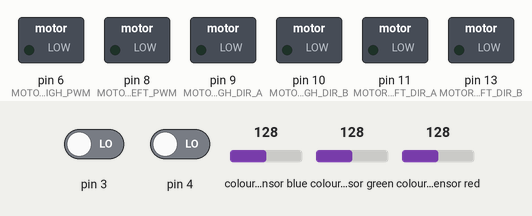
The sketch below on a simulated Arduino Mega 2560, built with avr-gcc and run on an emulated ATmega2560. On the bench: switched loads named in the sketch (green lamp = pin HIGH). Inputs (shaded band) come from the test bench; at power-on: pin 3 LOW, pin 4 LOW, colour sensor blue 128, colour sensor green 128, colour sensor red 128.

Above: at 0.1 s.
At 1.4 s:
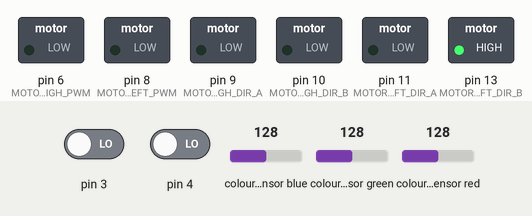
At 10.6 s:
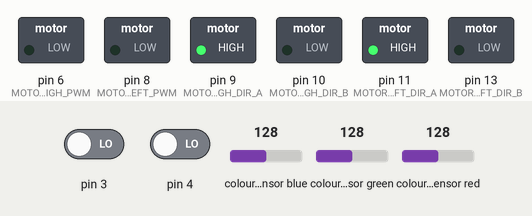
At 11.6 s:
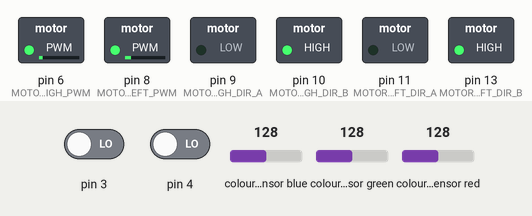
Timing chart, 0 to 13.1 s (numbered marks = the images above):
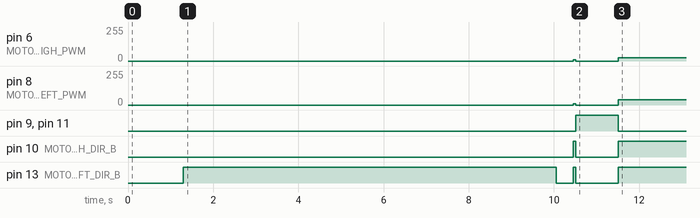

The sketch:

SEGUIDOR_5.0.ino
```cpp
#include <SharpIR.h>
#include <Wire.h>
#include "Adafruit_TCS34725softi2c.h"
#include <QTRSensors.h>

#define SDApin1 47
#define SCLpin1 48

#define SDApin2 45
#define SCLpin2 46


uint16_t clear , red1, green1, blue1;
uint16_t  red2, green2, blue2;


Adafruit_TCS34725softi2c tcs1 = Adafruit_TCS34725softi2c(TCS34725_INTEGRATIONTIME_50MS, TCS34725_GAIN_4X, SDApin1, SCLpin1);

Adafruit_TCS34725softi2c tcs2 = Adafruit_TCS34725softi2c(TCS34725_INTEGRATIONTIME_50MS, TCS34725_GAIN_4X, SDApin2, SCLpin2);


#define NUM_SENSORS             8  // number of sensors used
#define NUM_SAMPLES_PER_SENSOR  4  // average 4 analog samples per sensor reading
#define EMITTER_PIN             2  // emitter is controlled by digital pin 2

// sensors 0 through 5 are connected to analog inputs 0 through 5, respectively
QTRSensorsAnalog qtra((unsigned char[]) {
  A0, A1, A2, A3, A4, A5, A6, A7
},
NUM_SENSORS, NUM_SAMPLES_PER_SENSOR, EMITTER_PIN);
unsigned int sensorValues[NUM_SENSORS];


#define MOTORLEFT_DIR_A  11
#define MOTORLEFT_DIR_B  13
#define MOTORLEFT_PWM    8


#define MOTORRIGH_DIR_A  9
#define MOTORRIGH_DIR_B  10
#define MOTORRIGH_PWM    6

int BT1 =PJ3;
int BT2 =PJ4;

#define Sx1 A8
#define Sx2 A9

int boton1, boton2;

int sx1, sx2;
int poslast;


float KP = 0.25; //0.25    0.55         1.81                    0.55              0.54
float KD = 2.4; //5.56    55             90      77              5.56           17.56
float Ki = 0.00; //0                 0.0037                   0.009v             0.008

int Velmax = 115;//180

int error1 = 0;
int error2 = 0;
int error3 = 0;
int error4 = 0;
int error5 = 0;
int error6 = 0;

void setup() {
  //Serial.begin(9600);
  pinMode(MOTORRIGH_DIR_A , OUTPUT);
  pinMode(MOTORRIGH_DIR_B , OUTPUT);
  pinMode(MOTORRIGH_PWM   , OUTPUT);
  pinMode(MOTORLEFT_DIR_A , OUTPUT);
  pinMode(MOTORLEFT_DIR_B , OUTPUT);
  pinMode(MOTORLEFT_PWM   , OUTPUT);

  pinMode(Sx1, INPUT);
  pinMode(Sx2, INPUT);

  pinMode(BT1, INPUT);
  pinMode(BT2, INPUT);

  delay(500);


  while (true)
  {
    boton1 = digitalRead(BT1);
    if (boton1 == LOW)
    {
      break;
    }
  }

  delay(800);
  pinMode(13, OUTPUT);
  digitalWrite(13, HIGH);
  for (int i = 0; i < 350; i++)
  {
    qtra.calibrate();
  }
  digitalWrite(13, LOW);


  while (true)
  {
    boton2 = digitalRead(BT2);
    if (boton2 == LOW)
    {
      break;
    }
  }

  delay(400);
}
void setMotorLeft(int value)
{
  if ( value >= 0 )
  {
    digitalWrite(MOTORRIGH_DIR_A, HIGH);
    digitalWrite(MOTORRIGH_DIR_B, LOW);
  }
  else
  {
    digitalWrite(MOTORRIGH_DIR_A, LOW);
    digitalWrite(MOTORRIGH_DIR_B, HIGH);
    value *= -1;
  }
  analogWrite(MOTORRIGH_PWM, value);
}

void setMotorRigh(int value)
{
  if ( value >= 0 )
  {
    digitalWrite(MOTORLEFT_DIR_A, HIGH);
    digitalWrite(MOTORLEFT_DIR_B, LOW);
  }
  else
  {
    digitalWrite(MOTORLEFT_DIR_A, LOW);
    digitalWrite(MOTORLEFT_DIR_B, HIGH);
    value *= -1;
  }
  analogWrite(MOTORLEFT_PWM, value);
}

void motores(int left, int righ)
{
  //digitalWrite(STANDBY,HIGH);
  setMotorLeft(left);
  setMotorRigh(righ);
}

void freno(boolean left, boolean righ, int value)
{
  //  digitalWrite(STANDBY,HIGH);

  if ( left )
  {
    digitalWrite(MOTORRIGH_DIR_A, HIGH);
    digitalWrite(MOTORRIGH_DIR_B, HIGH);
    analogWrite (MOTORRIGH_PWM, value);
  }

  if ( righ )
  {
    digitalWrite(MOTORLEFT_DIR_A, HIGH);
    digitalWrite(MOTORLEFT_DIR_B, HIGH);
    analogWrite (MOTORLEFT_PWM, value);
  }
}


unsigned int posicion = 0;

int proporcional = 0;
int integral = 0;
int derivativo = 0;

int diferencial = 0;
int last_prop;
int Target = 3500;


void loop() {
  //PID();

  // qtra.readLine(sensorValues);

  if (analogRead(A1) >= 500 && analogRead(A2) >= 500 && analogRead(A3) >= 500 && analogRead(A4) >= 500 && analogRead(A5) >= 500 && analogRead(A6) >= 500)
  { motores(-9, -9);
  delay(60);
    motores(0, 0);
    delay(1000);

    motores(-23, -38);

    while (true)
    {
      digitalWrite(13, HIGH);
      leer_color();
      if (green1 <= 390 && green1 >= 115)
      {
        motores(0, 0);
        delay(500);
        motores(-40, 80);
        delay(400);
        break;
      }
      else if (green2 <= 390 && green2 >= 115)
      {
        motores(0, 0);
        delay(500);
        motores(80, -40);
        delay(400);
        break;
      }
      digitalWrite(13, LOW);
    }
  }

  frenos_contorno();

  PID();
}
void PID() {
  unsigned int position = qtra.readLine(sensorValues);
  proporcional =  3500 - ((int)position);
  /*if ( proporcional <= -Target )
    {
    setMotorLeft(0);
    freno(false,true,255);
    }
    else if ( proporcional >= Target )
    {
    setMotorRigh(0);
    freno(true,false,255);
    }*/

  derivativo = proporcional - last_prop;
  integral = error1 + error2 + error3 + error4 + error5 + error6;
  last_prop = proporcional;

  error6 = error5;
  error5 = error4;
  error4 = error3;
  error3 = error2;
  error2 = error1;
  error1 = proporcional;

  int diferencial = ( proporcional * KP ) + ( derivativo * KD ) + (integral * Ki) ;

  if ( diferencial > Velmax ) diferencial = Velmax;
  else if ( diferencial < -Velmax ) diferencial = -Velmax;

  ( diferencial < 0 ) ? motores(Velmax + diferencial, Velmax) : motores(Velmax, Velmax - diferencial);
}


void frenos_contorno() {
  unsigned int position = qtra.readLine(sensorValues);
  if (position>6500)
  {
    motores(-120, 100);
    delay(9);
  }
  else if (position<500)
  {
    motores(100, -120);
    delay(9);
  }
}

void leer_color()
{
  delay(50);
  tcs1.getRawData(&red1, &green1, &blue1, &clear);
  delay(50);
  tcs2.getRawData(&red2, &green2, &blue2, &clear);
  return red1, green1, blue1, red2, green2, blue2;
}
void QTR1A ()
{
  sx1 = analogRead(Sx1);
  sx2 = analogRead(Sx2);
}
```

Measured:
- by itself, pin 6 (MOTORRIGH_PWM): 0/255 → 9/255 at 10.5 s, → 0/255 0.06 s later, → 23/255 1.0 s later
- by itself, pin 8 (MOTORLEFT_PWM): 0/255 → 9/255 at 10.5 s, → 0/255 0.06 s later, → 38/255 1.0 s later
- by itself, pin 9 (MOTORRIGH_DIR_A), pin 11 (MOTORLEFT_DIR_A): LOW → HIGH at 10.5 s, → LOW 1.0 s later
- by itself, pin 10 (MOTORRIGH_DIR_B): LOW → HIGH at 10.5 s, → LOW 0.06 s later, → HIGH 1.0 s later
- by itself, pin 13 (MOTORLEFT_DIR_B): HIGH → LOW at 10.1 s, → HIGH 0.40 s later, → LOW 0.06 s later, → HIGH 1.0 s later
